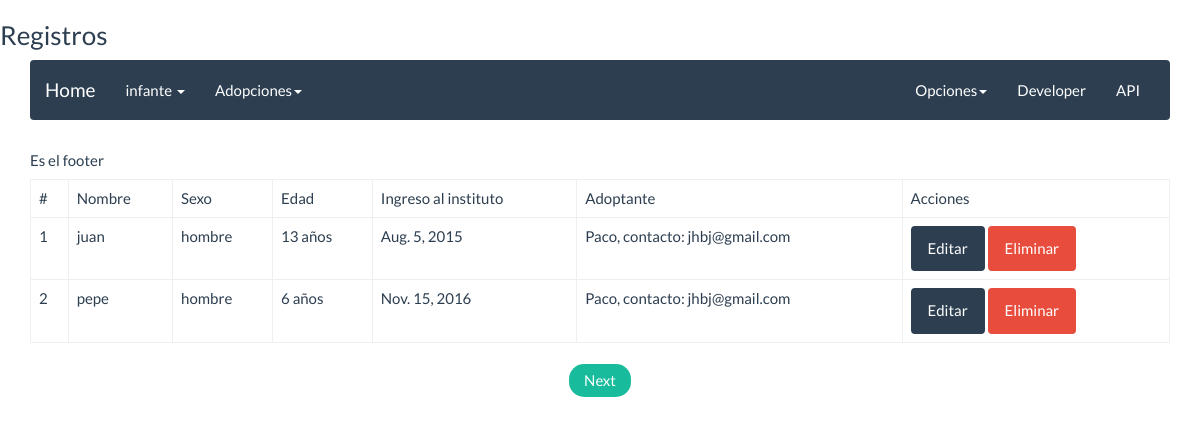
Page /infantes/lista/ on the earlier database version.
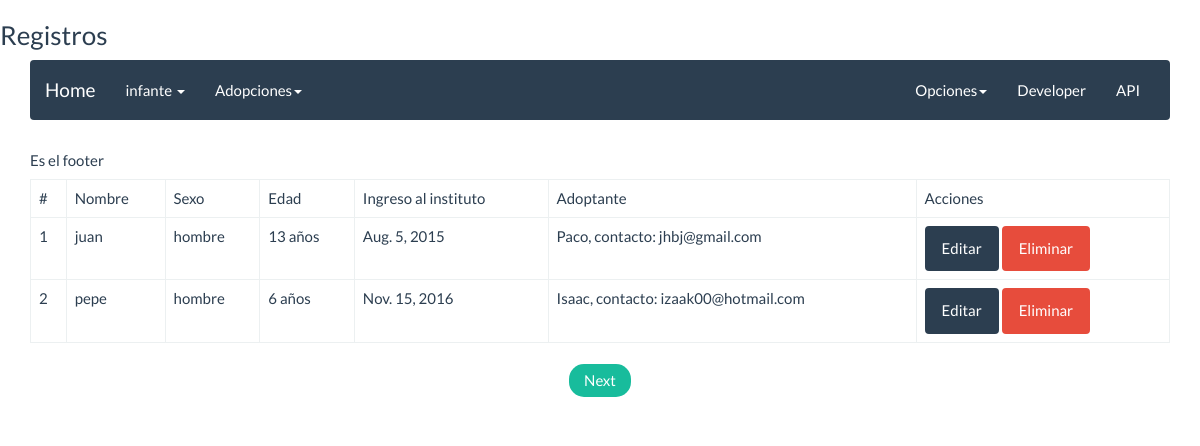
Same page on the later database version.
### infante/models.py (models this page shows, shortened)
class Infante(models.Model):
    class Meta:
        verbose_name = "Infante"
        verbose_name_plural = "Infantes"
    name = models.CharField(max_length=15,blank=False,null=False)
    sex = models.CharField(max_length=20,blank=False,null=False)
    age = models.IntegerField(default=0)
    date = models.DateField()
    persona = models.ForeignKey(Persona, null=False,blank=False, on_delete=models.CASCADE, related_name='persona_infante')
    educacion = models.ManyToManyField(Educacion, related_name='educacion_infante')

### adoptante/models.py (models this page shows, shortened)
class Persona(models.Model):
    class Meta:
        verbose_name = "Persona"
        verbose_name_plural = "Personas"
    name = models.CharField(max_length=15,blank=False,null=False)
    last_name = models.CharField(max_length=20,blank=False,null=False)
    age = models.IntegerField(default=0)
    telephone = models.IntegerField(default=0,blank=False,null=False)
    email = models.EmailField(blank=False,null=False)
    home = models.TextField(blank=False,null=True)
    usuario = models.ForeignKey(Usuario,null=False,blank=False,related_name='usuario_persona')
    direccion = models.ForeignKey(Direccion,null=False,blank=True,related_name='persona_direccion')

### infante/views.py (the view)
class InfanteListView(ListView):
    model = Infante
    template_name = "infante/infante_list.html"
    paginate_by = 2

### templates/infante/infante_list.html (shortened to what this page needs)
{% extends 'base.html' %}
{% block header %}
	<h3>Registros</h3>
{% endblock header %}
{% block content %}
<table class="table table-bordered">
	<thead>
		<tr>
			<td>#</td>
			<td>Nombre</td>
			<td>Sexo</td>
			<td>Edad</td>
			<td>Ingreso al instituto</td>
			<td>Adoptante</td>
			<td>Acciones</td>
		</tr>
	</thead>
	<tbody>
	{% if object_list %}
	{% for infante in object_list %}
	<tr>
		<td>{{infante.id}}</td>
		<td>{{infante.name}}</td>
		<td>{{infante.sex}}</td>
		<td>{{infante.age}} años</td>
		<td>{{infante.date}}</td>
		<td>{{infante.persona.name}}, contacto: {{infante.persona.email}}</td>
		<td>
			<a class="btn btn-primary" href="{% url 'infante:infante_editar' infante.id%}">Editar</a>
			<a class="btn btn-danger" href="{% url 'infante:infante_eliminar' infante.id%}">Eliminar</a>
		</td>
	</tr>
	{% endfor %}
		{% else %}
		<h3>No haY mascotas</h3>
	{% endif %}
	</tbody>
</table>
<ul class="pager">
	<li>
		{% if page_obj.has_next %}
     	 <a href="?page={{ page_obj.next_page_number }}">Next</a>
    	{% endif %}
	</li>
</ul>
	{% endblock content %}

Differences in the rows shown:
changed Infante "pepe": persona.name "Paco" → "Isaac"; persona.email "jhbj@gmail.com" → "izaak00@hotmail.com"
